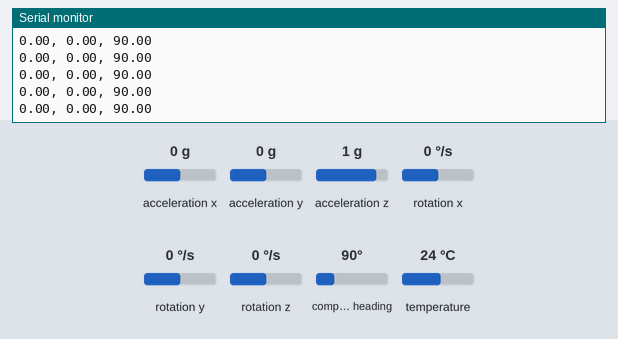
Recording of a sketch running on a simulated Arduino Uno, built with avr-gcc and run on an emulated ATmega328P. Parts: the last lines printed to the serial monitor. The test bench sets the inputs (shaded band); at power-on: compass heading 90°, acceleration x 0 g, acceleration y 0 g, acceleration z 1 g, rotation x 0 °/s, rotation y 0 °/s, rotation z 0 °/s, temperature 24 °C.

Above: at 2.2 s.
2.3 s: compass heading set to 180°
At 2.9 s:
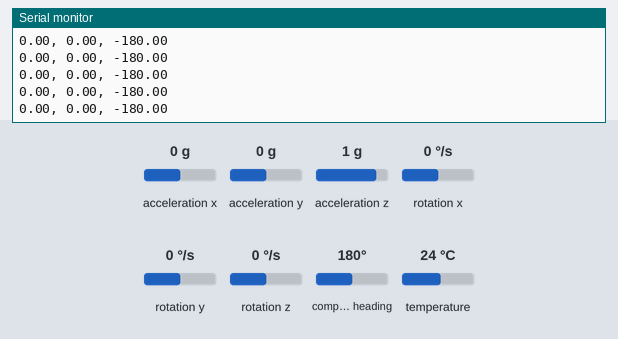
5.3 s: acceleration x set to -1.4 g
At 6.4 s:
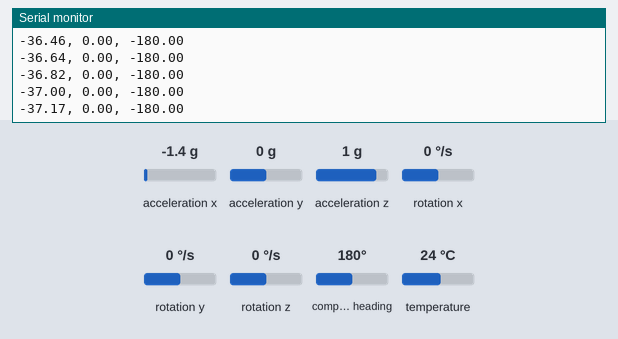
6.8 s: compass heading set to 90°
At 7.3 s:
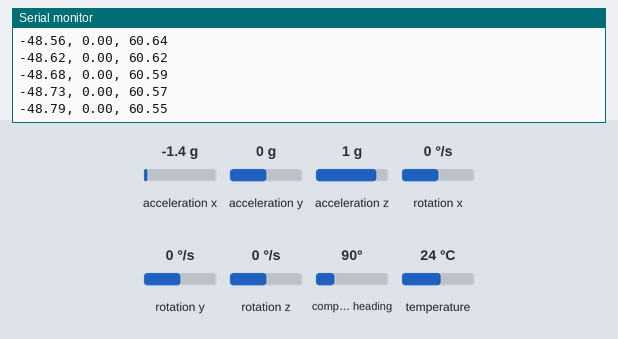
9.8 s: acceleration y set to -1.4 g
At 10.7 s:
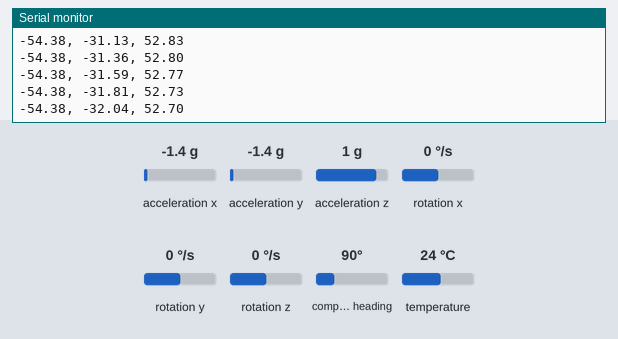
11.3 s: acceleration z set to -1.4 g
At 12.4 s:
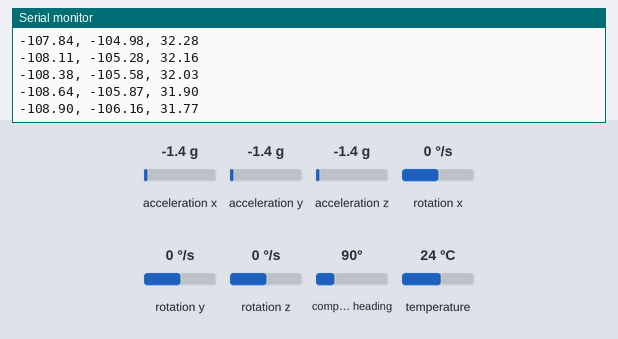
12.8 s: acceleration y set to -0.8 g
At 13.6 s:
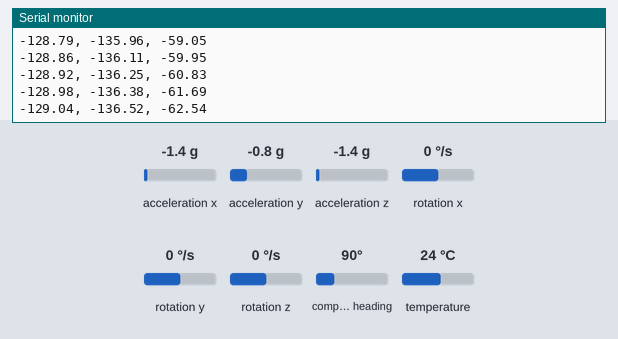
Timing chart, 0 to 15.8 s (numbered marks = the images above; inputs shaded):
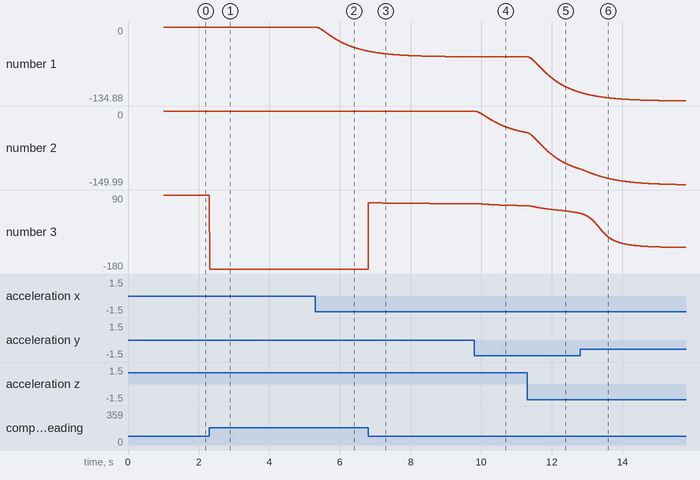

The sketch:

BNO_kal.ino
```cpp
#include <Wire.h>
#include <Adafruit_Sensor.h>
#include <Adafruit_BNO055.h>
#include <utility/imumaths.h>
#include <math.h>

#define BNO055_SAMPLERATE_DELAY_MS (100)
Adafruit_BNO055 myIMU = Adafruit_BNO055();

// Variables

// Conversion
const float pi = 3.14159;
const float rad_to_deg = 360 / (2*pi);

// Global
float pitch_rate_gyro, roll_rate_gyro;
float pitch_acc, roll_acc;
float pitch_acc_f = 0, roll_acc_f = 0;
float pitch_gyro, roll_gyro;
float pitch = 0, roll = 0, yaw = 0;
float Xm = 0, Ym = 0;
float dt;
unsigned long t;

// Kalman Variables
float pk_roll[2][2] = {{0, 0}, {0, 0}};
float pk1_m_roll[2][2] = {{0, 0}, {0, 0}};
float pk1_roll[2][2] = {{0, 0}, {0, 0}};
float pk_pitch[2][2] = {{0, 0}, {0, 0}};
float pk1_m_pitch[2][2] = {{0, 0}, {0, 0}};
float pk1_pitch[2][2] = {{0, 0}, {0, 0}};
float xk_roll[2][1] = {{0}, {0}};
float xk1_m_roll[2][1] = {{0}, {0}};
float xk1_roll[2][1] = {{0}, {0}};
float xk_pitch[2][1] = {{0}, {0}};
float xk1_m_pitch[2][1] = {{0}, {0}};
float xk1_pitch[2][1] = {{0}, {0}};
float kg[2][1] = {{0}, {0}};
float A[2][2] = {{1, dt}, {0, 1}};
float B[2][1] = {{dt}, {0}};
float I[2][2] = {{1, 0}, {0, 1}};
float R = 0.003; // Try 0.03 or alter if need more accuracy
float Q[2][2] = {{.05*.05, 0}, {0, 0.001*0.001}}; // Try 0.0002, and 0.0001
float H[1][2] = {{1, 0}};
float S, uk_g_roll, uk_a_roll, uk_g_pitch, uk_a_pitch, nu_roll, nu_pitch;

void setup() {

  Serial.begin(115200);
  delay(1000);
  myIMU.begin();
  int8_t temp=myIMU.getTemp();
  myIMU.setExtCrystalUse(true);
  t = millis();
}

void kalman_roll() {

  uk_g_roll = roll_rate_gyro; // (deg/sec)
  uk_a_roll = roll; // (deg)


  // STEP 1: propagate the state and covariance from k to k+1
  // xk1_m = A*xk + B*uk_g; // xk1_m = state at k+1 minus drift calibration
                           // A = state transition model, xk = state at k
                           // B = control-input model, uk_g = control vector at time k from gyro
  xk1_m_roll[0][0] = A[0][0] * xk_roll[0][0] + A[0][1] * xk_roll[1][0] + B[0][0] * uk_g_roll;
  xk1_m_roll[1][0] = A[1][0] * xk_roll[0][0] + A[1][1] * xk_roll[1][0] + B[1][0] * uk_g_roll;

  // pk1_m = A*pk*AT + Q; // pk1_m = covariance at k+1 minus drift calibration
                           // pk = covariance at k, AT = A transpose
                           // Q = covariance of process noise
  pk1_m_roll[0][0] = (A[0][0] * pk1_roll[0][0] + A[0][1] * pk1_roll[1][0]) * A[0][0] + \
                (A[0][0] * pk1_roll[0][1] + A[0][1] * pk1_roll[1][1]) * A[0][1] + Q[0][0];
  pk1_m_roll[0][1] = (A[0][0] * pk1_roll[0][0] + A[0][1] * pk1_roll[1][0]) * A[1][0] + \
                (A[0][0] * pk1_roll[0][1] + A[0][1] * pk1_roll[1][1]) * A[1][1] + Q[0][1];
  pk1_m_roll[1][0] = (A[1][0] * pk1_roll[0][0] + A[1][1] * pk1_roll[1][0]) * A[0][0] + \
                (A[1][0] * pk1_roll[0][1] + A[1][1] * pk1_roll[1][1]) * A[0][1] + Q[1][0];
  pk1_m_roll[1][1] = (A[1][0] * pk1_roll[0][0] + A[1][1] * pk1_roll[1][0]) * A[1][0] + \
                (A[1][0] * pk1_roll[0][1] + A[1][1] * pk1_roll[1][1]) * A[1][1] + Q[1][1];

  // Correct for yaw movement (FIND FROM MAGNETOMETER USAGE FOR yaw)
//   xk1_m_roll[0][0] = xk1_m_roll[0][0] - xk_pitch[0][0] * sin(gyro_z*dt);

  // STEP 2: kalman gain calculation
  // S = H * pk1_m * HT + R // S = innavation (or pre-fit residual) covariance
                            // H = observation model which maps the true ss to the observed ss
                            // R = observation noise intensity (GWN)
  S = (H[0][0] * pk1_m_roll[0][0] + H[0][1] * pk1_m_roll[1][0]) * H[0][0] + \
      (H[0][0] * pk1_m_roll[0][1] + H[0][1] * pk1_m_roll[1][1]) * H[0][0] + R;

  // kg = pk1_m * HT * inv(S) // kg = kalman gain
  kg[0][0] = (pk1_m_roll[0][0] * H[0][0] + pk1_m_roll[0][1] * H[0][1]) / S;
  kg[1][0] = (pk1_m_roll[2][0] * H[0][0] + pk1_m_roll[1][1] * H[0][1]) / S;

  // STEP 3: state and covariance update calculations
  // xk1 = xk1_m + kg * (uk_a - H * xk1_m)  // xk1 = state update corrected for drift
                                            // uk_a = control vector at time k from accelorometer
  nu_roll = uk_a_roll - (H[0][0] * xk1_m_roll[0][0] + H[0][1] * xk1_m_roll[1][0]);
  xk1_roll[0][0] = xk1_m_roll[0][0] + kg[0][0] * nu_roll;
  xk1_roll[1][0] = xk1_m_roll[1][0] + kg[1][0] * nu_roll;
  // pk1 = (I - kk1 * H) * pk1_m  // pk1 = covariance update
  pk1_roll[0][0] = (1 - kg[0][0] * H[0][0]) * pk1_m_roll[0][0] + \
                   (0 - kg[0][0] * H[0][1]) * pk1_m_roll[1][0];
  pk1_roll[0][2] = (1 - kg[0][0] * H[0][0]) * pk1_m_roll[0][1] + \
                   (0 - kg[0][0] * H[0][1]) * pk1_m_roll[1][1];
  pk1_roll[1][0] = (1 - kg[1][0] * H[0][0]) * pk1_m_roll[0][0] + \
                   (0 - kg[1][0] * H[0][1]) * pk1_m_roll[1][0];
  pk1_roll[1][1] = (1 - kg[1][0] * H[0][0]) * pk1_m_roll[0][1] + \
                   (0 - kg[1][0] * H[0][1]) * pk1_m_roll[1][1];


  // Reset values for next iteration
  xk_roll[0][0] = xk1_roll[0][0];
  xk_roll[1][0] = xk1_roll[1][0];
  pk_roll[0][0] = pk1_roll[0][0];
  pk_roll[0][1] = pk1_roll[0][1];
  pk_roll[1][0] = pk1_roll[1][0];
  pk_roll[1][1] = pk1_roll[1][1];

}

void kalman_pitch() {

  uk_g_pitch = pitch_rate_gyro; // gyro pitch rate (deg/sec)
  uk_a_pitch = pitch; // (deg)


  // STEP 1: propagate the state and covariance from k to k+1
  // xk1_m = A*xk + B*uk_g; // xk1_m = state at k+1 minus drift calibration
                           // A = state transition model, xk = state at k
                           // B = control-input model, uk_g = control vector at time k from gyro
  xk1_m_pitch[0][0] = A[0][0] * xk_pitch[0][0] + A[0][1] * xk_pitch[1][0] + B[0][0] * uk_g_pitch;
  xk1_m_pitch[1][0] = A[1][0] * xk_pitch[0][0] + A[1][1] * xk_pitch[1][0] + B[1][0] * uk_g_pitch;

  // pk1_m = A*pk*AT + Q; // pk1_m = covariance at k+1 minus drift calibration
                           // pk = covariance at k, AT = A transpose
                           // Q = covariance of process noise
  pk1_m_pitch[0][0] = (A[0][0] * pk1_pitch[0][0] + A[0][1] * pk1_pitch[1][0]) * A[0][0] + \
                (A[0][0] * pk1_pitch[0][1] + A[0][1] * pk1_pitch[1][1]) * A[0][1] + Q[0][0];
  pk1_m_pitch[0][1] = (A[0][0] * pk1_pitch[0][0] + A[0][1] * pk1_pitch[1][0]) * A[1][0] + \
                (A[0][0] * pk1_pitch[0][1] + A[0][1] * pk1_pitch[1][1]) * A[1][1] + Q[0][1];
  pk1_m_pitch[1][0] = (A[1][0] * pk1_pitch[0][0] + A[1][1] * pk1_pitch[1][0]) * A[0][0] + \
                (A[1][0] * pk1_pitch[0][1] + A[1][1] * pk1_pitch[1][1]) * A[0][1] + Q[1][0];
  pk1_m_pitch[1][1] = (A[1][0] * pk1_pitch[0][0] + A[1][1] * pk1_pitch[1][0]) * A[1][0] + \
                (A[1][0] * pk1_pitch[0][1] + A[1][1] * pk1_pitch[1][1]) * A[1][1] + Q[1][1];

  // Correct for yaw movement (FIND FROM MAGNETOMETER USAGE FOR yaw)
//   xk1_m_pitch[0][0] = xk1_m_pitch[0][0] - xk_pitch[0][0] * sin(gyro_z*dt);

  // STEP 2: kalman gain calculation
  // S = H * pk1_m * HT + R // S = innavation (or pre-fit residual) covariance
                            // H = observation model which maps the true ss to the observed ss
                            // R = observation noise intensity (GWN)
  S = (H[0][0] * pk1_m_pitch[0][0] + H[0][1] * pk1_m_pitch[1][0]) * H[0][0] + \
      (H[0][0] * pk1_m_pitch[0][1] + H[0][1] * pk1_m_pitch[1][1]) * H[0][0] + R;

  // kg = pk1_m * HT * inv(S) // kg = kalman gain
  kg[0][0] = (pk1_m_pitch[0][0] * H[0][0] + pk1_m_pitch[0][1] * H[0][1]) / S;
  kg[1][0] = (pk1_m_pitch[2][0] * H[0][0] + pk1_m_pitch[1][1] * H[0][1]) / S;

  // STEP 3: state and covariance update calculations
  // xk1 = xk1_m + kg * (uk_a - H * xk1_m)  // xk1 = state update corrected for drift
                                            // uk_a = control vector at time k from accelorometer
  nu_pitch = uk_a_pitch - (H[0][0] * xk1_m_pitch[0][0] + H[0][1] * xk1_m_pitch[1][0]);
  xk1_pitch[0][0] = xk1_m_pitch[0][0] + kg[0][0] * nu_pitch;
  xk1_pitch[1][0] = xk1_m_pitch[1][0] + kg[1][0] * nu_pitch;
  // pk1 = (I - kk1 * H) * pk1_m  // pk1 = covariance update
  pk1_pitch[0][0] = (1 - kg[0][0] * H[0][0]) * pk1_m_pitch[0][0] + \
                   (0 - kg[0][0] * H[0][1]) * pk1_m_pitch[1][0];
  pk1_pitch[0][2] = (1 - kg[0][0] * H[0][0]) * pk1_m_pitch[0][1] + \
                   (0 - kg[0][0] * H[0][1]) * pk1_m_pitch[1][1];
  pk1_pitch[1][0] = (1 - kg[1][0] * H[0][0]) * pk1_m_pitch[0][0] + \
                   (0 - kg[1][0] * H[0][1]) * pk1_m_pitch[1][0];
  pk1_pitch[1][1] = (1 - kg[1][0] * H[0][0]) * pk1_m_pitch[0][1] + \
                   (0 - kg[1][0] * H[0][1]) * pk1_m_pitch[1][1];


  // Reset values for next iteration
  // anglepitchk
//  t = t + dt;
  xk_pitch[0][0] = xk1_pitch[0][0];
  xk_pitch[1][0] = xk1_pitch[1][0];
  pk_pitch[0][0] = pk1_pitch[0][0];
  pk_pitch[0][1] = pk1_pitch[0][1];
  pk_pitch[1][0] = pk1_pitch[1][0];
  pk_pitch[1][1] = pk1_pitch[1][1];

}

void loop() {
//  uint8_t system_calibration, gyro_calibration acc_calibration, mag_calibration = 0;
//  myIMU.getCalibration(&system_calibration, &gyro_calibration &acc_calibration, &mag_calibration);
  imu::Vector<3> acc = myIMU.getVector(Adafruit_BNO055::VECTOR_ACCELEROMETER);
  imu::Vector<3> gyro = myIMU.getVector(Adafruit_BNO055::VECTOR_GYROSCOPE);
  imu::Vector<3> mag = myIMU.getVector(Adafruit_BNO055::VECTOR_MAGNETOMETER);

  // input as
  pitch_acc = atan2(acc.x(),acc.z()) * rad_to_deg;
  roll_acc = atan2(acc.y(),acc.z()) * rad_to_deg;

  // High pass filter on acc to filter noise and vibration in acc
  pitch_acc_f = .95 * pitch_acc_f + .05 * pitch_acc;
  roll_acc_f = .95 * roll_acc_f + .05 * roll_acc;

  dt = (millis() - t) / 1000;
  t = millis();

  // input as rad/second
  pitch_rate_gyro = gyro.y() * rad_to_deg;
  pitch_gyro = pitch_gyro + pitch_rate_gyro * dt;
  roll_rate_gyro = gyro.x() * rad_to_deg;
  roll_gyro = roll_gyro + roll_rate_gyro * dt;

  // Complementary filter to filter drift from gyro and
  // noise from accelerometer
  pitch = (pitch + pitch_gyro * dt) * 0.99 + pitch_acc_f * 0.01;
  roll = (roll + roll_gyro * dt) * 0.99 + roll_acc_f * 0.01;

  // Yaw from magnetometer adjusted for tilt
  Xm = mag.x() * cos(pitch/rad_to_deg) + mag.y() * sin(roll/rad_to_deg) * \
       sin(pitch/rad_to_deg) + mag.z() * cos(roll/rad_to_deg) * sin(pitch/rad_to_deg);
  Ym = mag.y() * cos(roll/rad_to_deg) + mag.z() * sin(roll/rad_to_deg);

  yaw = atan2(Ym,Xm) * rad_to_deg;

  kalman_roll();
  kalman_pitch();

  Serial.println(String(xk_pitch[0][0]) + ", " + String(xk_roll[0][0]) + ", " + String(yaw));
}
```

Measured:
- after the input at 2.3 s, the serial monitor: prints a new line at once (image 1)
- after the input at 5.3 s, the serial monitor: prints a new line at once (image 2)
- plotted number 1: 0 → -43.89 after the input at 5.3 s
- plotted number 3: 90 → -180 after the input at 2.3 s
